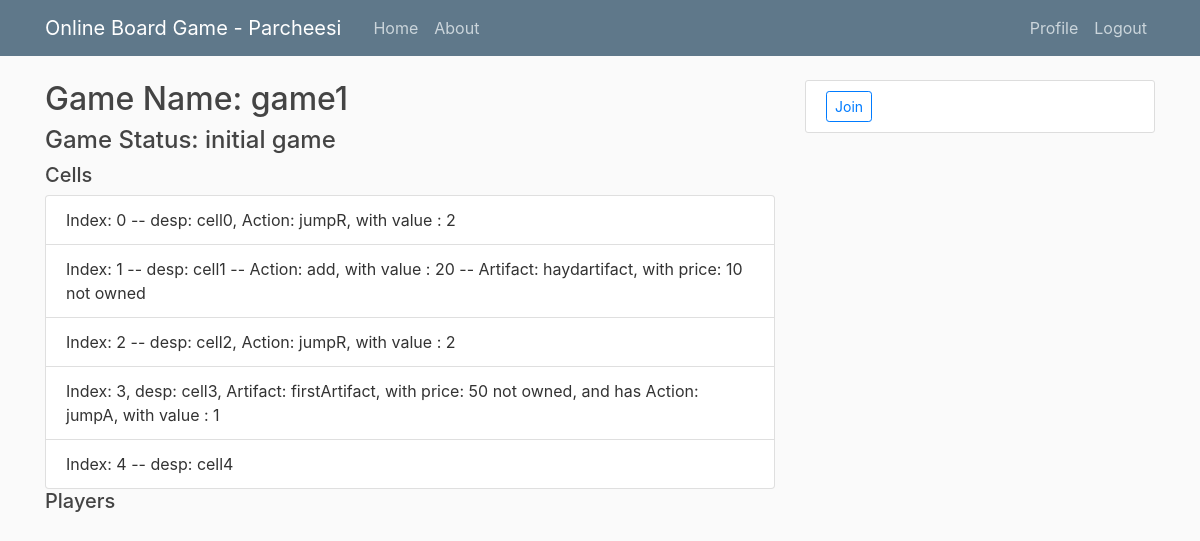
/1/details/ (signed in), run on an earlier commit of the app's database.
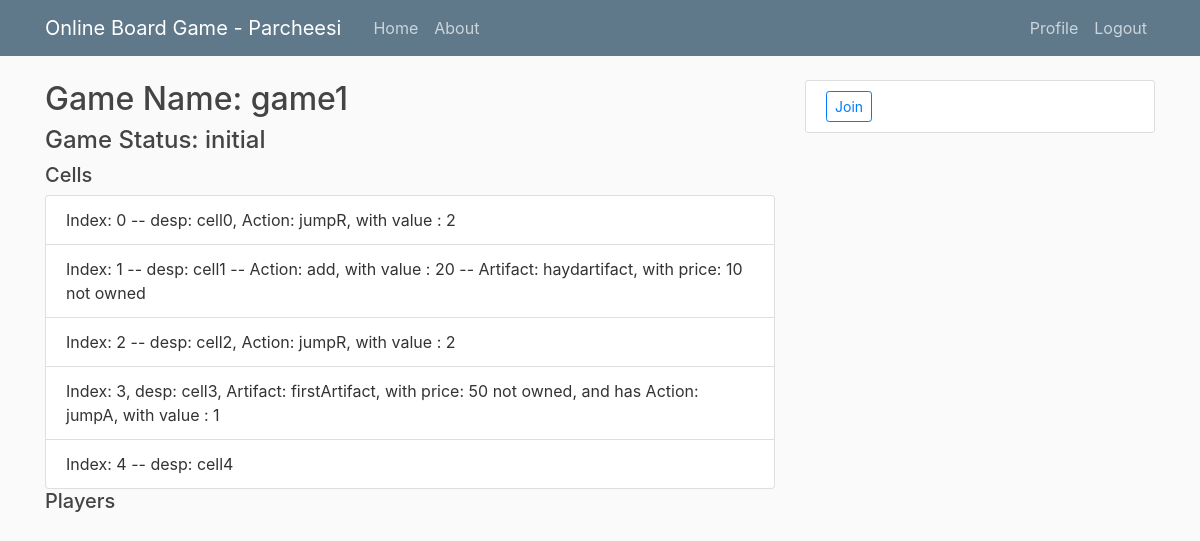
And on a later commit of the database.
### game/models.py (models this page shows, shortened)
class Game(models.Model):
    name = models.CharField(max_length=50)
    dice = models.IntegerField(default=3)
    is_cycle_enabled = models.BooleanField(default=False)
    cycle_value = models.IntegerField(default=0)
    credit = models.IntegerField(default=100)
    current_player_id = models.IntegerField(default=0)
    current_round = models.IntegerField(default=0)
    winner = models.ForeignKey(User, related_name='winner', null=True, blank=True, on_delete=models.PROTECT)
    game_ended = models.BooleanField(default=False)
    created = models.DateTimeField(auto_now_add=True)
    modified = models.DateTimeField(auto_now=True)
    termination_condition = models.CharField(max_length=20)
    termination_value = models.IntegerField(default=0)
    ready_player_count = models.IntegerField(default=0,null=True)
    player_count = models.IntegerField(default=0)
    game_status = models.CharField(max_length=30,default="initial")
    cell_count = models.IntegerField(default=0)
    def getGameCells(self):
        return self.cell_set.all()
    def getGamePlayers(self):
        return self.player_set.all()

class Cell(models.Model):
    cell_index = models.IntegerField(default=0)
    description = models.CharField(max_length=100)
    action = models.ForeignKey(Action, blank=True, null=True, on_delete=models.PROTECT)
    artifact = models.ForeignKey(Artifact, on_delete=models.PROTECT, null=True, blank=True)
    game = models.ForeignKey(Game, blank=False, null=False, on_delete=models.CASCADE)
    def __str__(self):
        if self.action is None:
            if self.artifact is None:
                return "Index: {} -- desp: {}".format(self.cell_index, self.description)
            else:
                return "Index: {}, desp: {}, {}".format(self.cell_index, self.description, self.artifact)
            return "Index: {} -- desp: {}".format(self.cell_index, self.description)
        else:
            if self.artifact is None:
                return "Index: {} -- desp: {}, {}".format(self.cell_index, self.description,self.action)
            else:
                return "Index: {} -- desp: {} -- {} -- {}".format(self.cell_index, self.description, self.action, self.artifact)
            return "Index: {} -- desp: {}".format(self.cell_index, self.description)
        return "Index: {} -- desp: {}".format(self.cell_index, self.description)

class Action(models.Model):
    name = models.ForeignKey(ActionName, on_delete=models.PROTECT)
    value = models.IntegerField(default=0)
    player_id = models.IntegerField(default=0, null=True, blank=True) #TODO: Bunu user pk lari ile uyumlu hale getirmek lazim
    def __str__(self):
        if self.name == "pay":
            return "Action: {} to the player {}, with value: {}".format(self.name, self.value, self.player_id)
        else:
            return "Action: {}, with value : {}".format(self.name, self.value)

class ActionName(models.Model):
    name = models.CharField(max_length=20)
    def __str__(self):
        return self.name

class Artifact(models.Model):
    name = models.CharField(max_length=20)
    owned = models.BooleanField(default=False)
    player = models.ForeignKey(Player, on_delete=models.PROTECT, blank=True, null=True)
    price = models.IntegerField(default=0)
    action = models.ForeignKey(Action, blank=True, null=True, on_delete=models.PROTECT)
    def __str__(self):
        if self.owned:
            if self.action is None:
                return "Artifact: {}, with price: {}, owned by {}".format(self.name, self.price, self.player.name)
            else:
                return "Artifact: {}, with price: {} owned by {}, and has {}".format(self.name, self.price, self.player.name, self.action)
        else:
            if self.action is None:
                return "Artifact: {}, with price: {} not owned".format(self.name, self.price)
            else:
                return "Artifact: {}, with price: {} not owned, and has {}".format(self.name, self.price, self.action)

### game/views.py (the view)
# urls.py: path('<int:game_id>/details/', views.detail, name='game-detail'),
@login_required
def detail(request, game_id):
    player = User.objects.get(username = request.user).player
    game = get_object_or_404(Game, pk = game_id)
    player_brokeness = didPlayerBroke(game, player)
    context = {
        'game': game,
        'player': player,
        'title': 'Detail',
        'status': player_brokeness
    }
    return render(request, 'game/detail.html', context)

### game/views.py (called while the page is built)
def didPlayerBroke(game,player):
    if player.credits <= 0 and game.termination_condition != "firstbroke":
        changePlayer(player, game)
        return True
    return False

### game/templates/game/detail.html (shortened to what this page needs)
{% extends "game/base.html" %}
{% block content %}
	<h2>Game Name: {{ game.name }}</h2>
	<h4>Game Status: {{game.game_status}}</h4>
    <h5>Cells</h5>
    {% if game.getGameCells %}
        <ul class="list-group">
            {% for cell in game.getGameCells %}
                <li class="list-group-item">{{cell}}</li>
            {% endfor %}
        </ul>
    {% endif %}
    <h5>Players</h5>
{% endblock content %}

### game/templates/game/base.html (shortened to what this page needs)
{% load static %}
<!DOCTYPE html>
<html>
<head>
    <link rel="stylesheet" href="https://maxcdn.bootstrapcdn.com/bootstrap/4.0.0/css/bootstrap.min.css">
    <link rel="stylesheet" type="text/css" href="{% static 'game/main.css' %}">
</head>
<body>
    <header class="site-header">
      <nav class="navbar navbar-expand-md navbar-dark bg-steel fixed-top">
        <div class="container">
          <a class="navbar-brand mr-4" href="{% url 'game-home' %}">Online Board Game - Parcheesi</a>
          <div class="collapse navbar-collapse" id="navbarToggle">
            <div class="navbar-nav mr-auto">
              <a class="nav-item nav-link" href="{% url 'game-home' %}">Home</a>
              <a class="nav-item nav-link" href="{% url 'game-about' %}">About</a>
            </div>
            <div class="navbar-nav">
              {% if user.is_authenticated %}
                <a class="nav-item nav-link" href="{% url 'profile' %}">Profile</a>
                <a class="nav-item nav-link" href="{% url 'logout' %}">Logout</a>
              {% else %}
                <a class="nav-item nav-link" href="{% url 'login' %}">Login</a>
                <a class="nav-item nav-link" href="{% url 'register' %}">Register</a>
              {% endif %}
            </div>
          </div>
        </div>
      </nav>
    </header>
    <main role="main" class="container">
      <div class="row">
        <div class="col-md-8">
          {% block content %}{% endblock %}
        </div>
        {% if player %}
        <div class="col-md-4">
          <div class="content-section">
            {% if player.game == null and game %}
              <form action="{% url 'game-join' game.id %}" method="POST" class="post-form">
                <button value="join" name="join" type="submit" class="btn btn-outline-primary btn-sm">Join</button>
              </form>
            {% endif %}
          </div>
        </div>
        {% endif %}
      </div>
    </main>
</body>
</html>

### game/static/game/main.css (style rules this page uses)
body { background: #fafafa; color: #333333; margin-top: 5rem; }
h1, h2, h3, h4, h5, h6 { color: #444444; }
ul { margin: 0; }
.bg-steel { background-color: #5f788a; }
.site-header .navbar-nav .nav-link { color: #cbd5db; }
.content-section { background: #ffffff; padding: 10px 20px; border: 1px solid #dddddd; border-radius: 3px; margin-bottom: 20px; }

What changed in the data, as far as the page shows it:
changed Game "game1": game_status "initial game" → "initial"
